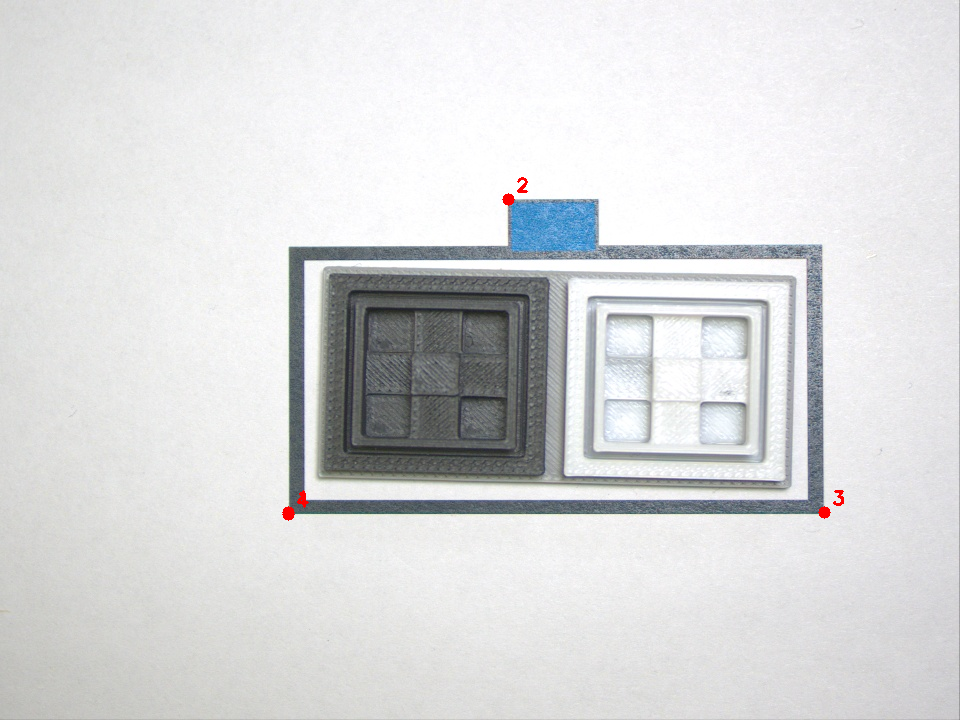
#> input picture align/auto_corners_debug.png, 960 x 720 px; its folder holds only this picture in this run
$ python -i compare_images.py   (imports and definitions only)   (older library calls are emulated)
#> lines starting #> are read from the running program, lines starting #| are printed output that depends on the picture; after the words box and inside, x2 and y2 are one past the last pixel; in counts of white or black regions, pixels touching at a corner belong together
# align_guard_ui.py
# MASTER vs TARGET visual comparator with clear GRADES (as deltas) and a bold NUDGE.
# Uses your reference-based rectangle detection (multi-scale template + ORB).
#
# pip install opencv-python numpy pillow

import math
import tkinter as tk
from tkinter import ttk, filedialog, messagebox
from typing import Dict, Any, Optional, Tuple
import cv2
import numpy as np
from PIL import Image, ImageTk

# ===================== TUNABLE THRESHOLDS (set for "will break model") =====================
THRESH = {
    # Sharpness (Tenengrad) — % drop vs MASTER
    "sharp_warn": -10.0,   # below this % is yellow
    "sharp_crit": -20.0,   # below this % is RED

    # Lighting — absolute mean shift & contrast % change; extra clipping pp (percentage points)
    "mean_warn":  10.0,    # levels (0..255)
    "mean_crit":  15.0,
    "std_warn":  -10.0,    # % change in contrast; negative is worse
    "std_crit":  -20.0,
    "clip_warn":   1.0,    # +pp
    "clip_crit":   2.0,

    # Position — normalized center offset delta (image diagonal) & roll delta (deg)
    "off_warn":  0.015,
    "off_crit":  0.030,
    "roll_warn": 1.0,      # degrees
    "roll_crit": 2.0,

    # Zoom — area ratio delta (fraction of frame)
    "zoom_warn": 0.020,
    "zoom_crit": 0.035,
}

# ===================== Reference image prep =====================
ref_gray = None
ref_h = ref_w = 0
ref_keypoints = None
ref_descriptors = None
ref_templates = []
reference_image_loaded = False

# [17 lines left out: function load_reference_image, not called in this run]

# ===================== Detection (your approach) =====================
def compare_rect(candidate_gray: np.ndarray) -> float:
    if not reference_image_loaded or candidate_gray.size == 0:
        return 0.0

    best_template = 0.0
    for templ, _ in ref_templates:
        if candidate_gray.shape[0] >= templ.shape[0] and candidate_gray.shape[1] >= templ.shape[1]:
            res = cv2.matchTemplate(candidate_gray, templ, cv2.TM_CCOEFF_NORMED)
            if res.size:
                best_template = max(best_template, float(np.max(res)))

    if candidate_gray.shape[0] > 20 and candidate_gray.shape[1] > 20:
        resized_ref = cv2.resize(ref_gray, (candidate_gray.shape[1], candidate_gray.shape[0]))
        res = cv2.matchTemplate(candidate_gray, resized_ref, cv2.TM_CCOEFF_NORMED)
        if res.size:
            best_template = max(best_template, float(res[0, 0]))

    feature_score = 0.0
    orb = cv2.ORB_create(nfeatures=500)
    kp, desc = orb.detectAndCompute(candidate_gray, None)
    if ref_descriptors is not None and desc is not None and len(kp) > 3:
        bf = cv2.BFMatcher(cv2.NORM_HAMMING, crossCheck=True)
        matches = bf.match(ref_descriptors, desc)
        if matches:
            good = [m for m in matches if m.distance < 60]
            feature_score = len(good) / max(1, len(ref_keypoints))

    ref_hist = cv2.calcHist([ref_gray], [0], None, [256], [0,256])
    cand_hist = cv2.calcHist([candidate_gray], [0], None, [256], [0,256])
    hist_score = cv2.compareHist(ref_hist, cand_hist, cv2.HISTCMP_CORREL)
    hist_score = max(0.0, float(hist_score))

    return 0.6*best_template + 0.3*feature_score + 0.1*hist_score

def find_best_rectangle(img: np.ndarray):
    gray = cv2.cvtColor(img, cv2.COLOR_BGR2GRAY)
    blur = cv2.GaussianBlur(gray, (3,3), 0)
    e1 = cv2.Canny(blur, 20, 60)
    e2 = cv2.Canny(blur, 50, 150)
    e3 = cv2.Canny(blur, 80, 200)
    edges = cv2.bitwise_or(cv2.bitwise_or(e1, e2), e3)
    edges = cv2.morphologyEx(edges, cv2.MORPH_CLOSE, cv2.getStructuringElement(cv2.MORPH_RECT,(2,2)))

    contours, _ = cv2.findContours(edges, cv2.RETR_TREE, cv2.CHAIN_APPROX_SIMPLE)
    H, W = gray.shape
    img_area = H*W
    best, best_score = None, -1.0

    for cnt in contours:
        per = cv2.arcLength(cnt, True)
        if per < 16: continue
        for eps in [0.02, 0.03, 0.04, 0.05]:
            approx = cv2.approxPolyDP(cnt, eps*per, True)
            if len(approx) != 4: continue
            pts = approx.reshape(4,2)
            x,y,w,h = cv2.boundingRect(pts)
            if w < 12 or h < 12: continue
            contour_area = cv2.contourArea(approx)
            bbox_area = w*h
            area_ratio = contour_area / max(1, bbox_area)
            aspect = max(w,h) / max(1, min(w,h))
            if area_ratio < 0.3 or aspect > 5: continue

            def angle(a,b,c):
                ba, bc = a-b, c-b
                cosang = np.dot(ba,bc) / (np.linalg.norm(ba)*np.linalg.norm(bc)+1e-9)
                return np.degrees(np.arccos(np.clip(cosang,-1,1)))
            angs = [angle(pts[(i-1)%4], pts[i], pts[(i+1)%4]) for i in range(4)]
            if not all(45 <= a <= 135 for a in angs): continue

            cand = gray[y:y+h, x:x+w]
            sim = compare_rect(cand)

            rect = cv2.minAreaRect(approx)
            (cx,cy), (rw,rh), ang = rect
            if rw >= rh: ang += 90.0

            center_cost = math.hypot(cx - W/2, cy - H/2) / math.hypot(W, H)
            size_cost = 0.0 if (0.02*img_area) < (w*h) < (0.6*img_area) else 0.5
            final = sim - 0.4*center_cost - size_cost

            if final > best_score:
                best_score = final
                best = {"rect": rect, "center": (float(cx), float(cy)),
                        "size": (float(rw), float(rh)), "angle": float(ang)}
            break
    return best

# ===================== Metrics =====================
def tenengrad(gray):
    gx = cv2.Sobel(gray, cv2.CV_64F, 1, 0, 3)
    gy = cv2.Sobel(gray, cv2.CV_64F, 0, 1, 3)
    return float(np.mean(gx**2 + gy**2))

def exposure(gray):
    mean = float(np.mean(gray))
    std  = float(np.std(gray))
    hist = cv2.calcHist([gray],[0],None,[256],[0,256]).ravel()
    total = gray.size
    clip = float(hist[:2].sum() + hist[254:].sum())/total
    return mean, std, clip

def analyze(path: str) -> Dict[str, Any]:
#> called with path = 'align/auto_corners_debug.png'
    img = cv2.imdecode(np.fromfile(path, dtype=np.uint8), cv2.IMREAD_COLOR)
#> img is the input picture: shape (720, 960, 3); mean B, G, R 219, 218.1, 217.2
    if img is None: raise FileNotFoundError(path)
    H, W = img.shape[:2]
#> H = 720; W = 960
    gray = cv2.cvtColor(img, cv2.COLOR_BGR2GRAY)
    det = find_best_rectangle(img)
#> in find_best_rectangle, `e1 = cv2.Canny(blur, 20, 60)`:
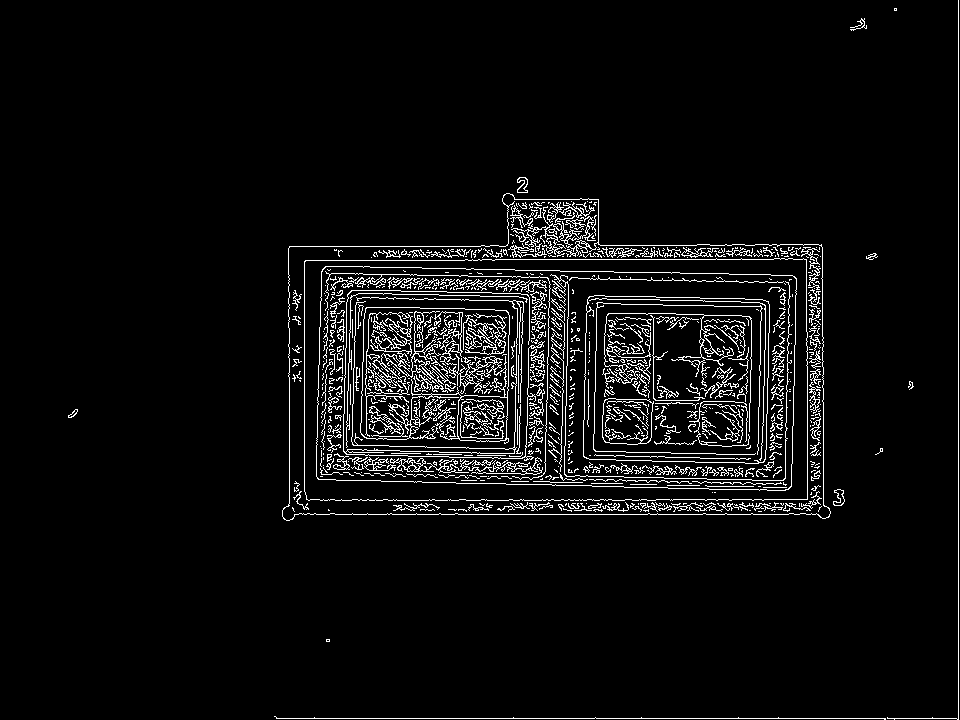
#> e1: shape (720, 960); 5% white in thin lines or dots
#> in find_best_rectangle, `e2 = cv2.Canny(blur, 50, 150)`:
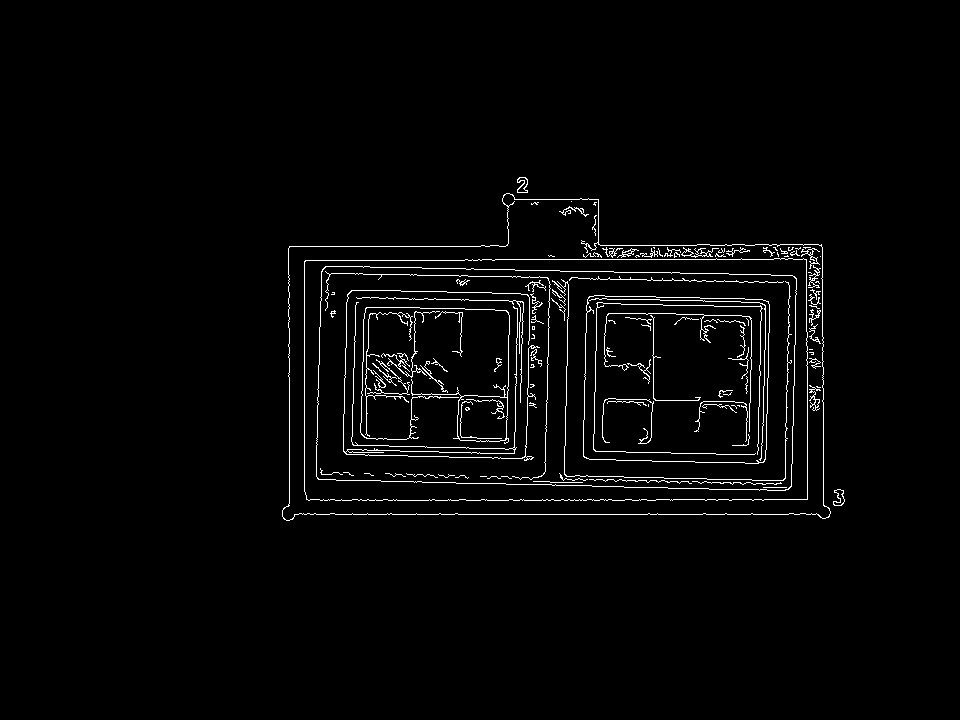
#> e2: shape (720, 960); 2.2% white in thin lines or dots, all inside (x1, y1, x2, y2) = (282, 177, 845, 521)
#> in find_best_rectangle, `e3 = cv2.Canny(blur, 80, 200)`:
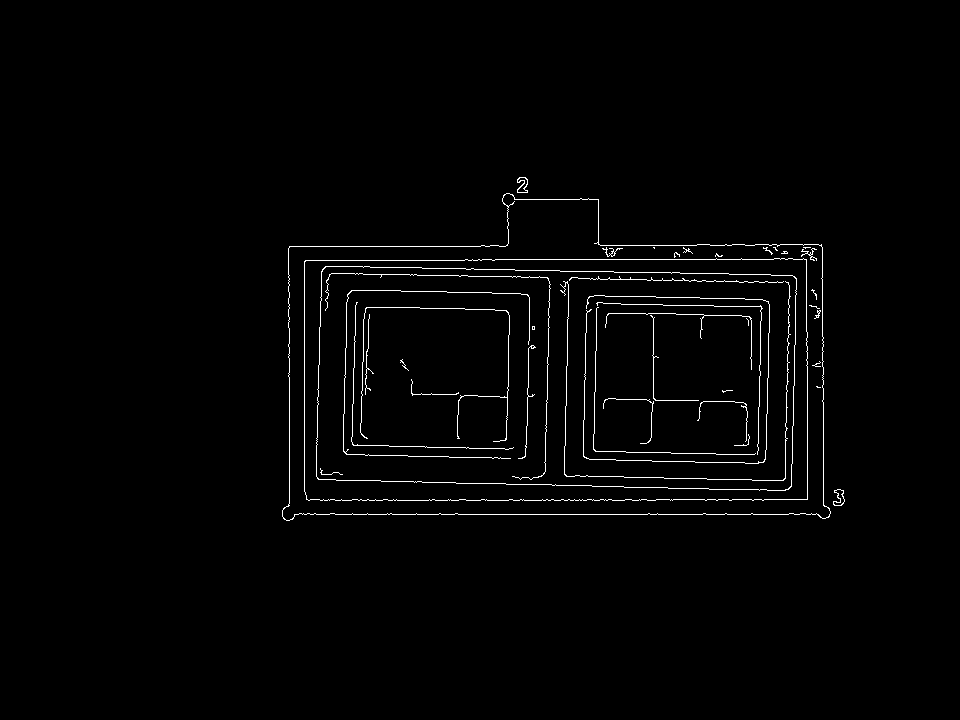
#> e3: shape (720, 960); 1.5% white in thin lines or dots, all inside (x1, y1, x2, y2) = (282, 177, 845, 521)
#> in find_best_rectangle, `edges = cv2.morphologyEx(edges, cv2.MORPH_CLOSE, cv2.getStructuringEle..`:
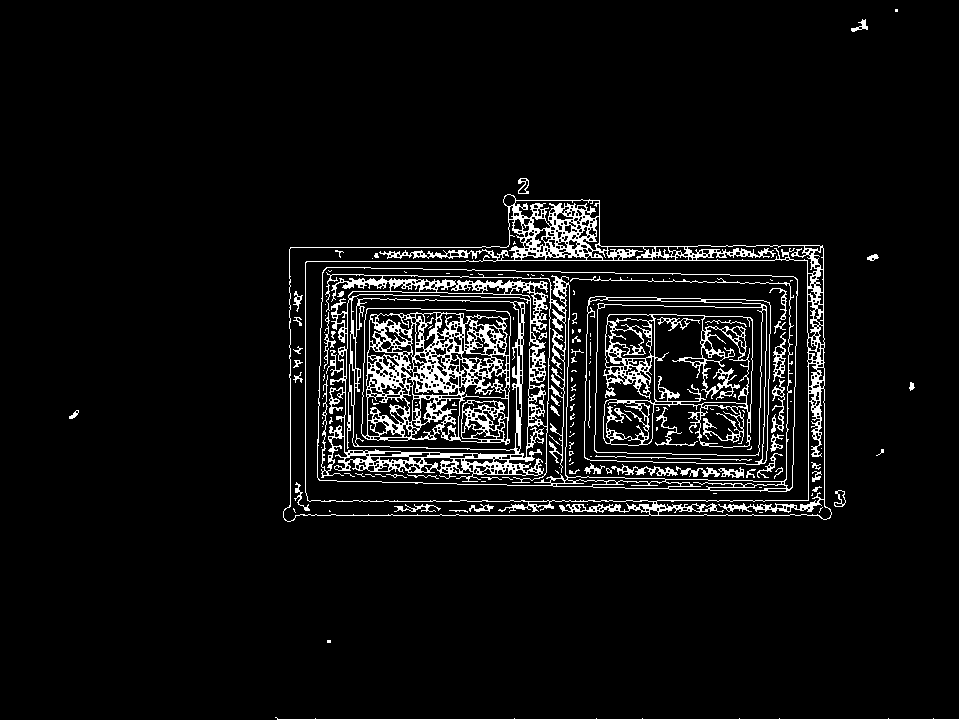
#> edges: shape (720, 960); 6.3% white in thin lines or dots
#> in find_best_rectangle, `contours, _ = cv2.findContours(edges, cv2.RETR_TREE, cv2.CHAIN_APPROX_..`: contours = 1160 contours, 726 with area under 20; largest, box (x1, y1, x2, y2) and area: (283, 194, 832, 522) 147895, (305, 259, 809, 502) 120708, (317, 267, 798, 492) 101894, (317, 267, 798, 490) 58502, (584, 296, 771, 465) 29928
#> the loop in find_best_rectangle, `for cnt in contours:` made 1160 passes
#> per on passes 2 to 4: 61.8, 20.49, 40.38
#> after the loop in find_best_rectangle, `for cnt in contours:`: best = {'rect': ((437.5, 375.5), (131, 144.9), -89.19), 'center': (437.5, 375.5), 'size': (131, 144.9), 'angle': -89.19}; best_score = -0.0151
#> det has the same summary as best in find_best_rectangle
    if det:
        cx, cy = det["center"]; rw, rh = det["size"]; ang = det["angle"]
#> after `cx, cy = det['center']`: cx = 437.5; cy = 375.5
#> after `rw, rh = det['size']`: rw = 131; rh = 144.9
#> after `ang = det['angle']`: ang = -89.19
        area_ratio = (rw*rh)/(W*H)
#> area_ratio = 0.0274
        offset = math.hypot(cx - W/2, cy - H/2) / math.hypot(W, H)
#> offset = 0.0377
    else:
        cx = cy = ang = area_ratio = offset = float("nan")
    mean, std, clip = exposure(gray)
#> in exposure, `mean = float(np.mean(gray))`: mean = 217.9
#> in exposure, `std  = float(np.std(gray))`: std = 44.49
#> in exposure, `hist = cv2.calcHist([gray],[0],None,[256],[0,256]).ravel()`: hist = 256 values, max 18000 at index 254, min 0 at index 0, mean 2700
#> in exposure, `clip = float(hist[:2].sum() + hist[254:].sum())/total`: clip = 0.0511
#> mean = 217.9; std = 44.49; clip = 0.0511
    sharp = tenengrad(gray)
#> in tenengrad, `gx = cv2.Sobel(gray, cv2.CV_64F, 1, 0, 3)`:
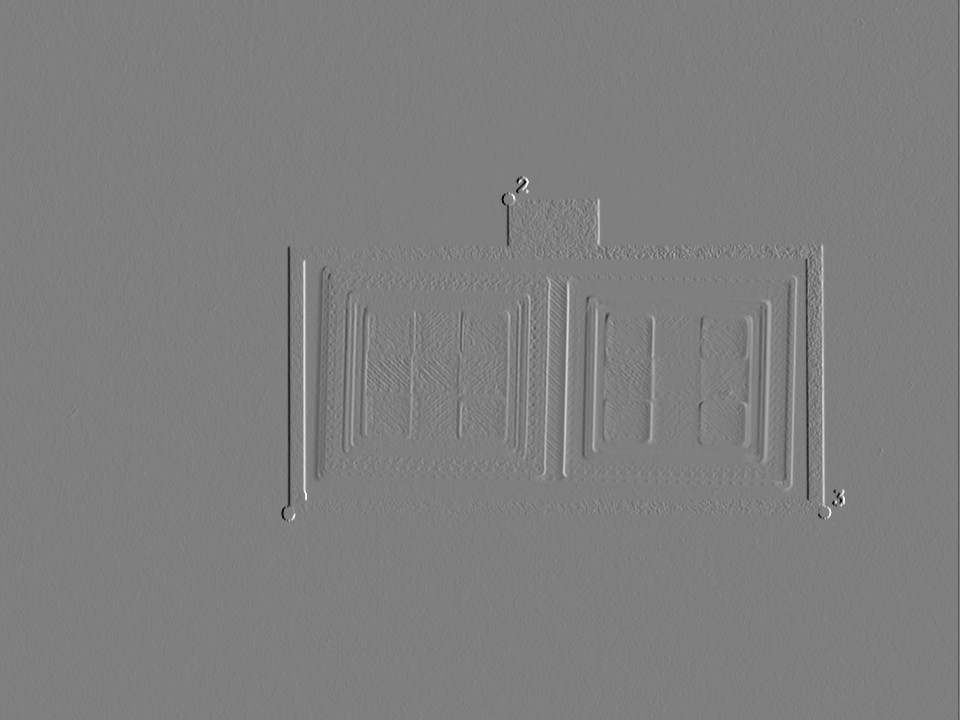
#> gx: shape (720, 960) float64; min -715, max 716, mean -0.1; drawn with min black and max white
#> in tenengrad, `gy = cv2.Sobel(gray, cv2.CV_64F, 0, 1, 3)`:
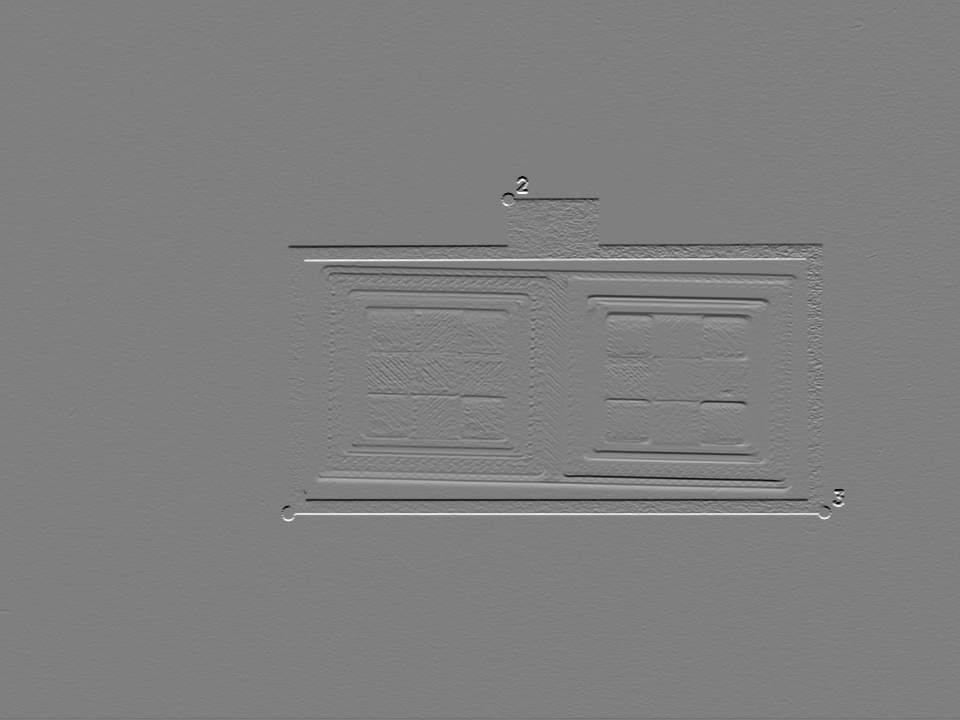
#> gy: shape (720, 960) float64; min -715, max 716, mean -0.4; drawn with min black and max white
#> sharp = 4173.2
    return dict(image=img, gray=gray, det=det, center=(cx,cy), roll=ang,
                area=area_ratio, offset=offset, mean=mean, std=std, clip=clip,
                sharp=sharp, size=(W,H))

# ===================== UI helpers =====================
# [26 lines left out: functions severity, overlay, not called in this run]

# ===================== Tkinter App =====================
class App(tk.Tk):
    # [130 lines left out: functions __init__, load_ref, load_master, load_target, _draw, compare, not called in this run]

# ===================== main =====================
# [8 lines not run here, left out]

>>> result = analyze('align/auto_corners_debug.png')
#> result = 12 items
